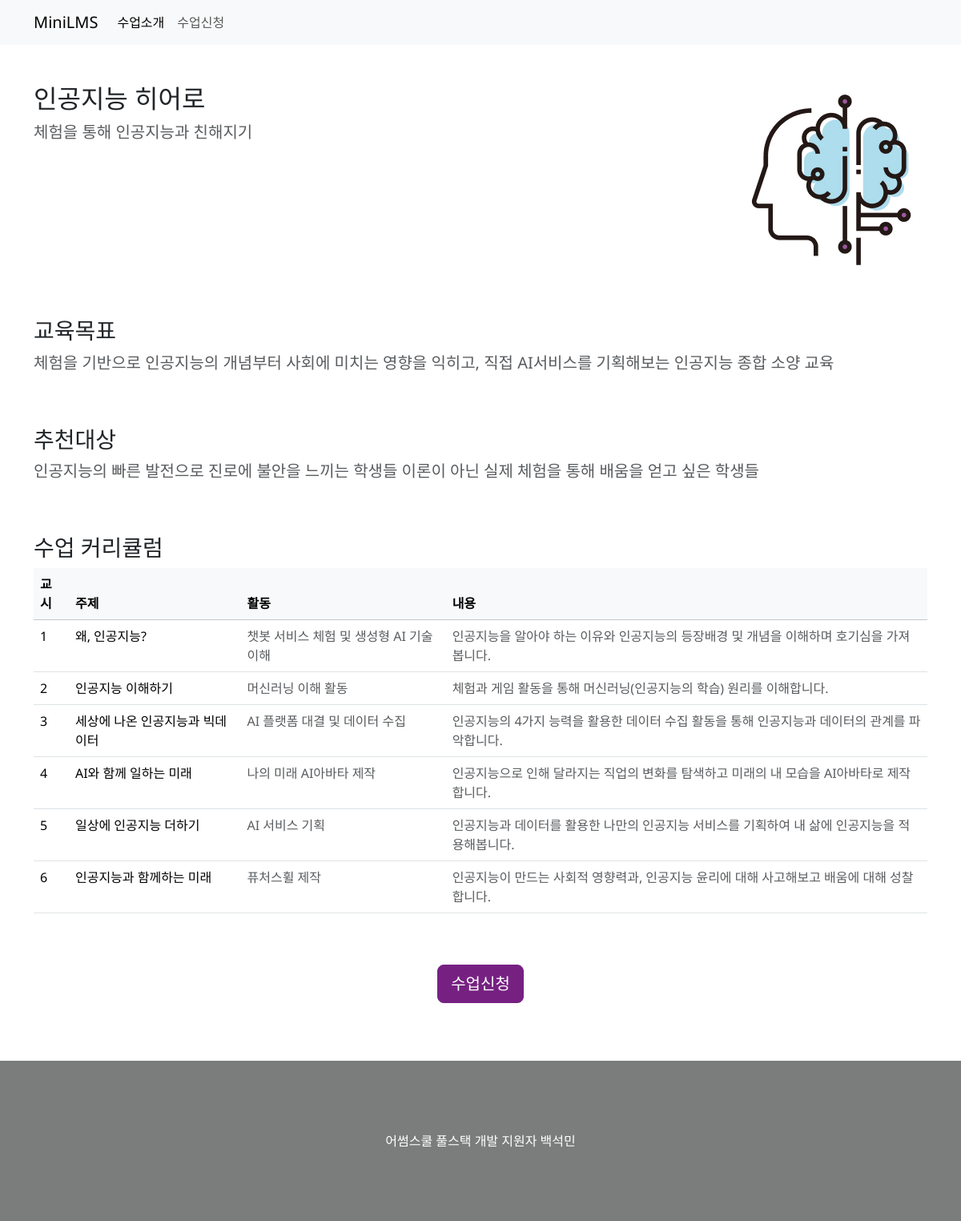
/subjects/4/, run on the app's committed database.
### subjects/models.py (models this page shows)
class Subject(models.Model):
  title = models.CharField(max_length=100)
  content = models.TextField()
  image = models.URLField(max_length=500)
  objective = models.TextField()
  audience = models.TextField()
  class Meta:
    db_table = 'tb_subjects'

class Curriculum(models.Model):
  subject = models.ForeignKey(Subject, on_delete=models.CASCADE, related_name='curriculums')
  period = models.IntegerField()
  topic = models.CharField(max_length=100)
  task = models.CharField(max_length=100)
  content = models.TextField()
  class Meta:
    db_table = 'tb_curriculums'

### subjects/views.py (the view)
# urls.py: path('<int:id>/', views.detail, name='detail'),
def detail(request, id):
  subject = Subject.objects.get(id=id)
  curriculums = Curriculum.objects.filter(subject_id=id)
  return render(request, 'subjects/detail.html', {'subject': subject, 'curriculums': curriculums})

### templates/subjects/detail.html
{% extends 'base.html' %} {% block content %}
<div class="d-flex flex-column gap-5">
  <div class="d-flex justify-content-between align-items-start">
    <div>
      <h2>{{ subject.title }}</h2>
      <p class="fs-5 text-muted">{{ subject.content }}</p>
    </div>
    <img
      class="img-fluid"
      src="/uploads/subjects/subject_{{ subject.id }}_img.jpg"
      alt="{{ subject.title }}"
    />
  </div>
  <div>
    <h3>교육목표</h3>
    <p class="fs-5 text-muted">{{ subject.objective }}</p>
  </div>
  <div>
    <h3>추천대상</h3>
    <p class="fs-5 text-muted">{{ subject.audience }}</p>
  </div>
  <div>
    <h3>수업 커리큘럼</h3>
    <table class="table">
      <thead class="table-light">
        <tr>
          <th scope="col">교시</th>
          <th scope="col">주제</th>
          <th scope="col">활동</th>
          <th scople="col">내용</th>
        </tr>
      </thead>
      <tbody>
        {% for item in curriculums %}
        <tr>
          <td>{{ item.period }}</td>
          <td>{{ item.topic }}</td>
          <td class="text-muted">{{ item.task }}</td>
          <td class="text-muted">{{ item.content }}</td>
        </tr>
        {% endfor %}
      </tbody>
    </table>
  </div>
  <div class="d-flex justify-content-center">
    <a href="../apply/{{ subject.id }}/" class="btn btn-primary btn-lg"
      >수업신청</a
    >
  </div>
</div>
{% endblock %}

### templates/base.html (style rules this page uses)
* { margin: 0; padding: 0; box-sizing: border-box; color: #212529; }
body { font-family: "Noto Sans", sans-serif; }
.btn-primary { background-color: #762182 !important; border-color: #762182 !important; }

### data on the page
Subject: title "인공지능 히어로", content "체험을 통해 인공지능과 친해지기", objective "체험을 기반으로 인공지능의 개념부터 사회에 미치는 영향을 익히고, 직접 AI서비스를 기획해보는 인공지능 종합 소양 교육", audience "인공지능의 빠른 발전으로 진로에 불안을 느끼는 학생들 이론이 아닌 실제 체험을 통해 배움을 얻고 싶은 학생들"
Curriculum: period "1", topic "왜, 인공지능?", task "챗봇 서비스 체험 및 생성형 AI 기술 이해", content "인공지능을 알아야 하는 이유와 인공지능의 등장배경 및 개념을 이해하며 호기심을 가져봅니다."
Curriculum: period "2", topic "인공지능 이해하기", task "머신러닝 이해 활동", content "체험과 게임 활동을 통해 머신러닝(인공지능의 학습) 원리를 이해합니다."
Curriculum: period "3", topic "세상에 나온 인공지능과 빅데이터", task "AI 플랫폼 대결 및 데이터 수집", content "인공지능의 4가지 능력을 활용한 데이터 수집 활동을 통해 인공지능과 데이터의 관계를 파악합니다."
Curriculum: period "4", topic "AI와 함께 일하는 미래", task "나의 미래 AI아바타 제작", content "인공지능으로 인해 달라지는 직업의 변화를 탐색하고 미래의 내 모습을 AI아바타로 제작합니다."
Curriculum: period "5", topic "일상에 인공지능 더하기", task "AI 서비스 기획", content "인공지능과 데이터를 활용한 나만의 인공지능 서비스를 기획하여 내 삶에 인공지능을 적용해봅니다."
Curriculum: period "6", topic "인공지능과 함께하는 미래", task "퓨처스휠 제작", content "인공지능이 만드는 사회적 영향력과, 인공지능 윤리에 대해 사고해보고 배움에 대해 성찰합니다."
